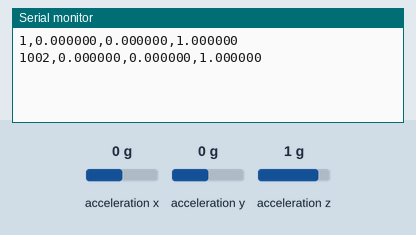
The sketch below on a simulated Arduino Nano 33 IoT. On the bench: the last lines printed to the serial monitor. The inputs (shaded band) are chosen by the test bench; at power-on: acceleration x 0 g, acceleration y 0 g, acceleration z 1 g.

Above: at 1.8 s.
1.9 s: acceleration x set to -1.4 g
At 2.8 s:
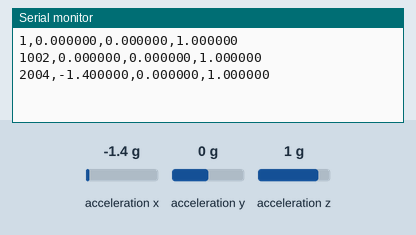
3.4 s: acceleration y set to -1.4 g
At 4.5 s:
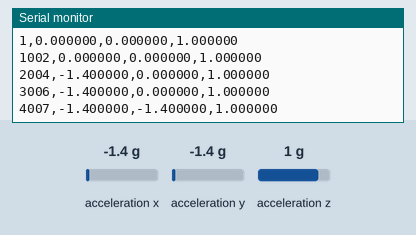
4.9 s: acceleration z set to -1.4 g
At 5.8 s:
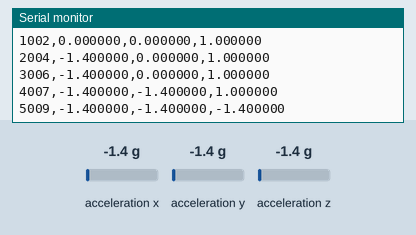
Timing chart, 0 to 7.9 s (numbered marks = the images above; inputs shaded):
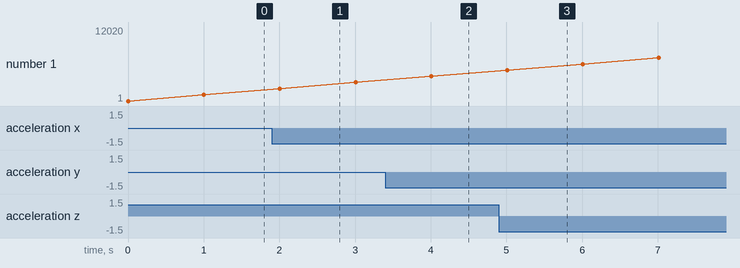

The sketch:

sketch_feb9a.ino
```cpp
#include <Arduino_LSM6DS3.h>

void setup() {
    Serial.begin(9600);
    while (!Serial);

    if (!IMU.begin()) {
        Serial.println("Failed to initialize IMU!");
        while (1);
    }
}

void loop() {
    float x, y, z;

    if (IMU.accelerationAvailable()) {
        IMU.readAcceleration(x, y, z);
        Serial.print(millis());  // Timestamp
        Serial.print(",");
        Serial.print(x, 6);
        Serial.print(",");
        Serial.print(y, 6);
        Serial.print(",");
        Serial.println(z, 6);
    }

    delay(1000);  // 1-second sampling frequency
}
```

Measured:
- after the input at 1.9 s, the serial monitor: prints a new line after 0.10 s (image 1)
- after the input at 3.4 s, the serial monitor: prints a new line after 0.61 s (image 2)
- after the input at 4.9 s, the serial monitor: prints a new line after 0.11 s (image 3)
